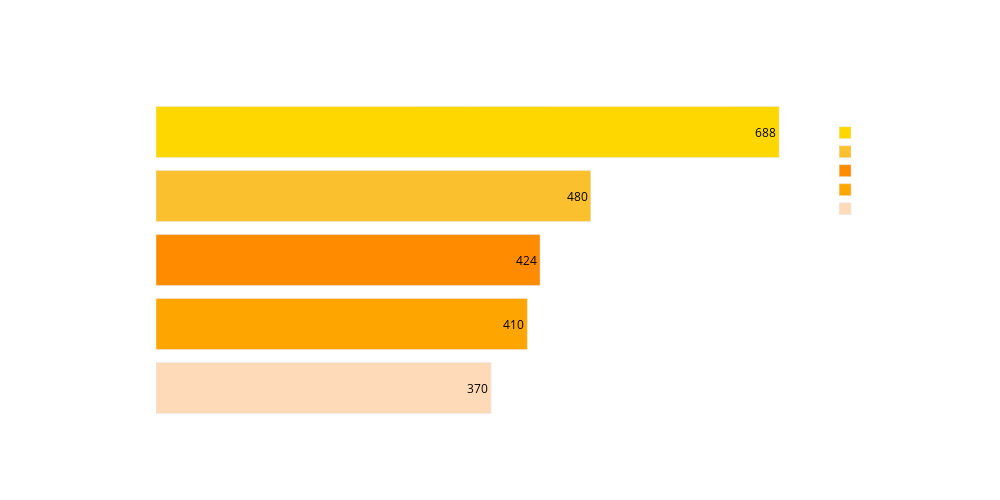

Notebook source saved alongside this figure:
### Markdown cell above
#### DATABASE - FOR MIDDLE EAST

### Code cell
middle_east_countries = ['Bahrain', 'Saudi Arabia', 'Oman', 'United Arab Emirates', 'Kuwait']

middle_east_df = dbw_expanded[dbw_expanded['Country'].isin(middle_east_countries)]

me_db_counts = (
    middle_east_df
    .groupby('DatabaseWorkedWith')
    .size()
    .reset_index(name='Count')
    .sort_values('Count', ascending=False)
)

top5_me = me_db_counts.head(5)
fig = px.bar(
    top5_me,
    x='Count',
    y='DatabaseWorkedWith',
    color='DatabaseWorkedWith',
    orientation='h',
    text='Count',
    title='Top 5 Databases Used in Bahrain, Saudi Arabia, Oman, UAE, and Kuwait (All Years)',
    color_discrete_sequence=[
        '#FFD700',  # Gold
        '#FBC02D',  # Strong Yellow
        '#FF8C00',  # Darker Orange
        '#FFA500',  # Medium Orange
        '#FFDAB9'   # Peach
    ],
    category_orders={'DatabaseWorkedWith': top5_me['DatabaseWorkedWith'].tolist()})
fig.update_traces(
    textposition='auto',
    textfont_color='black')

fig.update_layout(
    width=1000,
    height=500,
    plot_bgcolor='rgba(0,0,0,0)',
    paper_bgcolor='rgba(0,0,0,0)',
    font=dict(color='white'),
    legend_title_font=dict(color='white'),
    title_font=dict(color='white'),
    xaxis=dict(title_font=dict(color='white'), tickfont=dict(color='white')),
    yaxis=dict(title_font=dict(color='white'), tickfont=dict(color='white')))

fig.update_xaxes(showgrid=False)
fig.update_yaxes(showgrid=False)

fig.show()

### Figure 1 — Plotly figure (JSON) as saved in the notebook; plotly's stock layout.template omitted (floating-point values rounded to 4 significant figures)
{"data": [{"alignmentgroup": "True", "hovertemplate": "DatabaseWorkedWith=%{y}<br>Count=%{text}<extra></extra>", "legendgroup": "MySQL", "marker": {"color": "#FFD700", "pattern": {"shape": ""}}, "name": "MySQL", "offsetgroup": "MySQL", "orientation": "h", "showlegend": true, "text": [688], "textfont": {"color": "black"}, "textposition": "auto", "type": "bar", "x": [688], "xaxis": "x", "y": ["MySQL"], "yaxis": "y"}, {"alignmentgroup": "True", "hovertemplate": "DatabaseWorkedWith=%{y}<br>Count=%{text}<extra></extra>", "legendgroup": "SQLite", "marker": {"color": "#FBC02D", "pattern": {"shape": ""}}, "name": "SQLite", "offsetgroup": "SQLite", "orientation": "h", "showlegend": true, "text": [480], "textfont": {"color": "black"}, "textposition": "auto", "type": "bar", "x": [480], "xaxis": "x", "y": ["SQLite"], "yaxis": "y"}, {"alignmentgroup": "True", "hovertemplate": "DatabaseWorkedWith=%{y}<br>Count=%{text}<extra></extra>", "legendgroup": "Microsoft SQL Server", "marker": {"color": "#FF8C00", "pattern": {"shape": ""}}, "name": "Microsoft SQL Server", "offsetgroup": "Microsoft SQL Server", "orientation": "h", "showlegend": true, "text": [424], "textfont": {"color": "black"}, "textposition": "auto", "type": "bar", "x": [424], "xaxis": "x", "y": ["Microsoft SQL Server"], "yaxis": "y"}, {"alignmentgroup": "True", "hovertemplate": "DatabaseWorkedWith=%{y}<br>Count=%{text}<extra></extra>", "legendgroup": "PostgreSQL", "marker": {"color": "#FFA500", "pattern": {"shape": ""}}, "name": "PostgreSQL", "offsetgroup": "PostgreSQL", "orientation": "h", "showlegend": true, "text": [410], "textfont": {"color": "black"}, "textposition": "auto", "type": "bar", "x": [410], "xaxis": "x", "y": ["PostgreSQL"], "yaxis": "y"}, {"alignmentgroup": "True", "hovertemplate": "DatabaseWorkedWith=%{y}<br>Count=%{text}<extra></extra>", "legendgroup": "MongoDB", "marker": {"color": "#FFDAB9", "pattern": {"shape": ""}}, "name": "MongoDB", "offsetgroup": "MongoDB", "orientation": "h", "showlegend": true, "text": [370], "textfont": {"color": "black"}, "textposition": "auto", "type": "bar", "x": [370], "xaxis": "x", "y": ["MongoDB"], "yaxis": "y"}], "layout": {"barmode": "relative", "font": {"color": "white"}, "height": 500, "legend": {"title": {"font": {"color": "white"}, "text": "DatabaseWorkedWith"}, "tracegroupgap": 0}, "paper_bgcolor": "rgba(0,0,0,0)", "plot_bgcolor": "rgba(0,0,0,0)", "title": {"font": {"color": "white"}, "text": "Top 5 Databases Used in Bahrain, Saudi Arabia, Oman, UAE, and Kuwait (All Years)"}, "width": 1000, "xaxis": {"anchor": "y", "domain": [0, 1], "showgrid": false, "tickfont": {"color": "white"}, "title": {"font": {"color": "white"}, "text": "Count"}}, "yaxis": {"anchor": "x", "categoryarray": ["MongoDB", "PostgreSQL", "Microsoft SQL Server", "SQLite", "MySQL"], "categoryorder": "array", "domain": [0, 1], "showgrid": false, "tickfont": {"color": "white"}, "title": {"font": {"color": "white"}, "text": "DatabaseWorkedWith"}}}}
